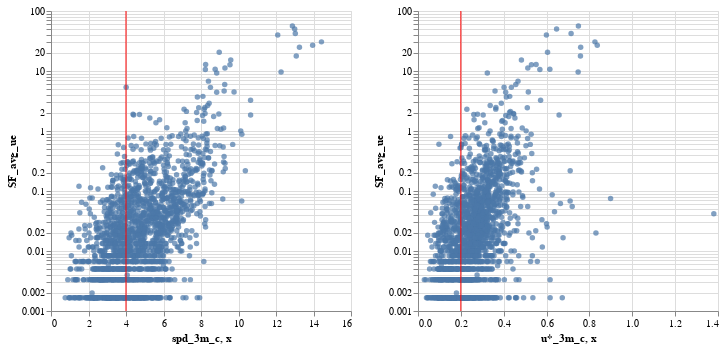

Write notebook code for a chart like this one.
### Markdown cell above
So there is a lot of blowing snow fluxes that are less than 1 g/m^2/s.

Considering only blowing snow fluxes > 1 g/m^2/s, a wind speed threshold of 4 m/s appears to work for blowing snow fluxes greater than 0.1 g/m^2/s. 
A wind speed threshold of 8 m/s seems to work for large blowing snow fluxes, greater than 1 or 2 g/m^2/s

For shear velocity, a threshold of 0.2 seems to work for blowing snow fluxes greater than 0.1 g/m^2/s.

### Code cell
(
    (bsflux_vs_spd + alt.Chart().transform_calculate(x='4').mark_rule(color='red').encode(x='x:Q'))
    | 
    (bsflux_vs_ustar + alt.Chart().transform_calculate(x='0.2').mark_rule(color='red').encode(x='x:Q'))
)

### Figure 1 — Vega-Lite specification as saved in the notebook (floating-point values rounded to 4 significant figures; data arrays with more than 128 entries replaced by an {"elided": "..."} marker saying what was removed)
{"config": {"view": {"continuousWidth": 300, "continuousHeight": 300}}, "hconcat": [{"layer": [{"data": {"name": "data-882254fb7543deaecf10a5d438303643"}, "mark": {"type": "circle"}, "encoding": {"x": {"field": "spd_3m_c", "type": "quantitative"}, "y": {"field": "SF_avg_ue", "scale": {"type": "log"}, "type": "quantitative"}}}, {"data": {"name": "empty"}, "mark": {"type": "rule", "color": "red"}, "encoding": {"x": {"field": "x", "type": "quantitative"}}, "transform": [{"calculate": "4", "as": "x"}]}]}, {"layer": [{"data": {"name": "data-fc585369352656f1001ff3196c47bb9b"}, "mark": {"type": "circle"}, "encoding": {"x": {"field": "u*_3m_c", "type": "quantitative"}, "y": {"field": "SF_avg_ue", "scale": {"type": "log"}, "type": "quantitative"}}}, {"data": {"name": "empty"}, "mark": {"type": "rule", "color": "red"}, "encoding": {"x": {"field": "x", "type": "quantitative"}}, "transform": [{"calculate": "0.2", "as": "x"}]}]}], "$schema": "https://vega.github.io/schema/vega-lite/v5.20.1.json", "datasets": {"data-882254fb7543deaecf10a5d438303643": {"elided": "1825 records"}, "empty": [{}], "data-fc585369352656f1001ff3196c47bb9b": {"elided": "1825 records"}}}
